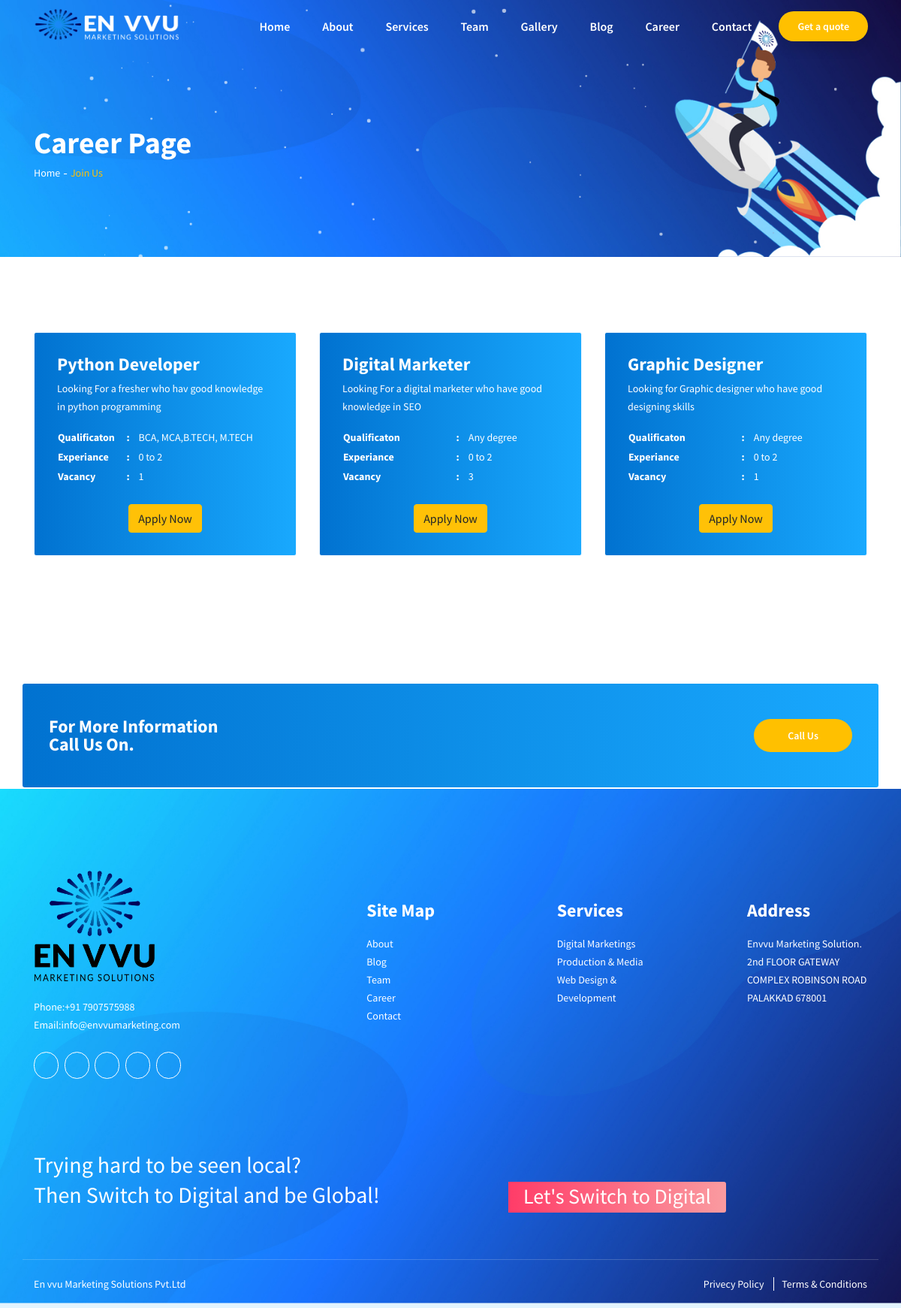
Page /career/ on the committed database.
### Envvu1/models.py (models this page shows, shortened)
class Career(models.Model):
	title = models.CharField(max_length=100)
	descrpt= models.TextField(max_length=100)
	qualif=models.CharField(max_length=100)
	exper= models.CharField(max_length=100)
	vac= models.IntegerField()

### Envvu1/views.py (the view)
# urls.py: path('career/',views.career,name='career'),
def career(request):
	context= {
	'car':Career.objects.all(),
	}
	return render(request,'career.html',context)

### Envvu1/templates/career.html (shortened to what this page needs)
{% load static %}
<!DOCTYPE html>
<html lang="en">
<head>
  <link rel="stylesheet" href="{% static 'assets/css/owl.carousel.min.css' %}" />
  <link rel="stylesheet" href="{% static 'assets/css/owl.theme.default.min.css' %}" />
  <link rel="stylesheet" href="{% static 'assets/css/icofont.min.css' %}" />
  <link rel="stylesheet" href="{% static 'assets/css/bootstrap.min.css' %}" />
  <link rel="stylesheet" href="{% static 'assets/css/style.css' %}" />
</head>
<body>
  <section class="header-section page-header">
    <header class="header-area">
      <div class="dope-nav-container breakpoint-off">
        <div class="container">
          <div class="row">
            <nav class="dope-navbar justify-content-between" id="dopeNav">
              <a  href="{% url 'index' %}"><img style="width: 200px" src="{% static 'assets/img/envvu png wht line.png' %}" alt=""></a>
              <div class="dope-menu">
                <div class="dopenav">
                  <ul id="nav">
                    <li><a href="{% url 'index' %}">Home</a>
                    </li>
                    <li><a href="{% url 'about' %}">About</a></li>
                 <li><a href="#">Services</a>
                    </li>
					  <li><a href="{% url 'team' %}">Team</a></li>
					  <li><a href="{% url 'gallery' %}">Gallery</a></li>
					  <li><a href="{% url 'blog' %}">Blog</a></li>
					  <li class="current"><a href="{% url 'career' %}">Career</a></li>
                      <li><a href="{% url 'contact' %}">Contact</a></li>
                  </ul>
                </div>
                <a href="contact.html" class="menu-btn">Get a quote</a>
              </div>
            </nav>
          </div>
        </div>
      </div>
    </header>
    <div class="container">
      <div class="row section-gap">
        <div class="col-md-12">
          <h1>Career Page</h1>
          <ul class="pagination">
            <li><a href="{% url 'index' %}">Home</a></li>
            <li>Join Us</li>
          </ul>
        </div>
      </div>
    </div>
  </section>
  <section class="address-section section-gap">
    <div class="container">
      <div class="row d-flex justify-content-center">
        {% for i in car %}
        <div class="col-lg-4 col-md-6">
          <div class="single-address active">
            <h4>{{i.title}}</h4>
            <p>
              {{i.descrpt}}
            </p>
            <table>
              <tr>
                <td class="title">Qualificaton</td>
                <td>{{i.qualif}}<br>
              </tr>
              <tr>
                <td class="title">Experiance</td>
                <td>{{i.exper}} <br>
                  </td>
              </tr>
              <tr>
                <td class="title">Vacancy</td>
                <td>{{i.vac}} <br>
                  </td>
              </tr>
            </table>
            <br>
            <center><a class="btn btn-warning" href="{%url 'applynow'%}" >Apply Now</a></center>
          </div>
        </div>
          {% endfor %}
      </div>
    </div>
  </section>
 <section class="subscribe-form-section">
    <div class="container">
      <div class="row d-flex justify-content-center align-items-center cta-subscribe-wrap other-page">
        <div class="col-md-5">
          <h4>For More Information  <br>
            Call Us On.
          </h4>
        </div>
        <div class="col-md-7">
          <form class="input-group subscribe-form-wrap">
            <div class="input-group-append">
              <button class="form-btn-style" type="submit">
                Call Us
              </button>
            </div>
          </form>
        </div>
      </div>
    </div>
  </section>
 <br>
 <br>
 <br>
  <footer class="footer-section section-gap-top home-one">
    <div class="container">
      <div class="row footer-top d-flex justify-content-between">
        <div class="col-lg-4 col-md-6 col-6 footer-widgets">
          <img src="{% static 'assets/im/EN VVU LOGO.png' %}" alt="en vvu" width="162" height="158" class="footer-logo" >
          <p>Phone:<a href="tel:+91 7907575988">+91 7907575988</a> <br>
Email:<a href="mailto:info@envvumarketing.com">info@envvumarketing.com</a> </p>
          <ul class="social-lists">
            <li><a href="https://www.facebook.com/envvumarketing/"><i class="icofont-facebook"></i></a></li>
			  <li><a href="https://twitter.com/envvumarketing"><i class="icofont-twitter"></i></a></li>
            <li><a href="https://www.youtube.com/channel/UCde3OSSxVRuugxGtvOe2A_g"><i class="icofont-youtube"></i></a></li>
            <li><a href="https://www.instagram.com/envvumarketing/"><i class="icofont-instagram"></i></a></li>
            <li><a href="https://www.linkedin.com/company/envvumarketingsolutions/"><i class="icofont-linkedin"></i></a></li>
          </ul>
		  </div>
        <div class="col-lg-2 col-md-6 col-6 footer-widgets" style="padding-top: 50px;">
          <div class="single-widget">
            <h4 class="wiget-title">Site Map</h4>
            <ul>
              <li><a href="{% url 'about' %}">About</a></li>
              <li><a href="{% url 'blog' %}">Blog</a></li>
			  <li><a href="{% url 'team' %}">Team</a></li>
			   <li><a href="{% url 'career' %}">Career</a></li>
              <li><a href="{% url 'contact' %}">Contact</a></li>
            </ul>
          </div>
        </div>
        <div class="col-lg-2 col-md-6 col-6 footer-widgets" style="padding-top: 50px;">
          <div class="single-widget">
            <h4 class="wiget-title">Services</h4>
            <ul>
              <li><a href="{% url 'digitalmarketing' %}">Digital Marketings</a></li>
              <li><a href="{% url 'production' %}">Production & Media</a></li>
              <li><a href="{% url 'webdevelopment' %}">Web Design & Development</a></li>
            </ul>
          </div>
        </div>
        <div class="col-lg-2 col-md-6 col-6 footer-widgets" style="padding-top: 50px;">
          <div class="single-widget">
            <h4 class="wiget-title">Address</h4>
         <p>Envvu Marketing Solution.
2nd FLOOR GATEWAY COMPLEX
ROBINSON ROAD PALAKKAD 678001
</p>
          </div>
        </div>
      </div>
      <div class="row footer-bottom section-gap-top d-flex align-items-center">
        <div class="col-md-6">
          <p style="font-size:30px; color: white; line-height: 40px;">Trying hard to be seen local?<br> Then Switch to Digital and be Global! <br></p>
        </div>
        <div class="col-md-6">
          <div class="comment-buttons" style="padding-left: 70px; height: 10px;">
            <button class="btn-style red-btn"><h3 style="padding-top: 5px;">Let's Switch to Digital</h3></button>
          </div>
        </div>
      </div>
      <div class="row copyright-bottom d-flex align-items-center">
        <div class="col-md-6">
          <p><a href="envvumarketing.com">En vvu Marketing Solutions Pvt.Ltd</a></p>
        </div>
        <div class="col-md-6">
          <ul>
            <li><a href="#">Privecy Policy</a></li>
            <li><a href="#">Terms & Conditions</a></li>
          </ul>
        </div>
      </div>
    </div>
  </footer>
</body>
</html>

### rows in the picture
Career: title "Python Developer", descrpt "Looking For a fresher who hav good knowledge in python programming", qualif "BCA, MCA,B.TECH, M.TECH", exper "0 to 2", vac "1"
Career: title "Digital Marketer", descrpt "Looking For a digital marketer who have good knowledge in SEO", qualif "Any degree", exper "0 to 2", vac "3"
Career: title "Graphic Designer", descrpt "Looking for Graphic designer who have good designing skills", qualif "Any degree", exper "0 to 2", vac "1"
